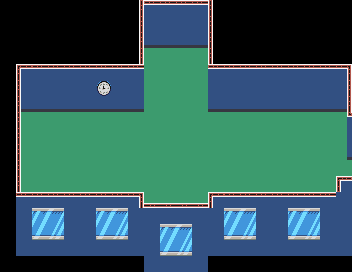

This is a level from a 2D game, rendered from its Tiled map with the project's own tilesets. A one-line summary and the complete map file follow:
An orthogonal 22x17 tile map with 16x16 px tiles, 3 tile layers (tileLayerGround, tileLayerWalls, tileLayerWallsFG), 2 tilesets and 10 objects (4x arquivo, 2x trigger, planta, Player, ennemySpawner).

<map version="1.0" tiledversion="2018.01.23" orientation="orthogonal" renderorder="right-down" width="22" height="17" tilewidth="16" tileheight="16" infinite="0" nextobjectid="16">
 <tileset firstgid="1" source="escritorio.tsx" />
 <tileset firstgid="881" source="objetos.tsx" />
 <layer name="tileLayerGround" width="22" height="17">
  <data encoding="csv">
0,0,0,0,0,0,0,0,0,300,300,300,300,0,0,0,0,0,0,0,0,0,
0,0,0,0,0,0,0,0,0,300,300,300,300,0,0,0,0,0,0,0,0,0,
0,0,0,0,0,0,0,0,0,300,300,300,300,0,0,0,0,0,0,0,0,0,
0,0,0,0,0,0,0,0,0,300,300,300,300,0,0,0,0,0,0,0,0,0,
0,300,300,300,300,300,300,300,300,300,300,300,300,300,300,300,300,300,300,300,300,300,
0,300,300,300,300,300,300,300,300,300,300,300,300,300,300,300,300,300,300,300,300,300,
0,300,300,300,300,300,300,300,300,300,300,300,300,300,300,300,300,300,300,300,300,300,
0,300,300,300,300,300,300,300,300,300,300,300,300,300,300,300,300,300,300,300,300,300,
0,300,300,300,300,300,300,300,300,300,300,300,300,300,300,300,300,300,300,300,300,300,
0,300,300,300,300,300,300,300,300,300,300,300,300,300,300,300,300,300,300,300,300,300,
0,300,300,300,300,300,300,300,300,300,300,300,300,300,300,300,300,300,300,300,300,300,
0,300,300,300,300,300,300,300,300,300,300,300,300,300,300,300,300,300,300,300,300,300,
0,300,300,300,300,300,300,300,300,300,300,300,300,300,300,300,300,300,300,300,300,300,
0,300,300,300,300,300,300,300,300,300,300,300,300,300,300,300,300,300,300,300,300,300,
0,300,300,300,300,300,300,300,300,300,300,300,300,300,300,300,300,300,300,300,300,300,
0,300,300,300,300,300,300,300,300,300,300,300,300,300,300,300,300,300,300,300,300,300,
0,0,0,0,0,0,0,0,0,300,300,300,300,0,0,0,0,0,0,0,0,0
</data>
 </layer>
 <layer name="tileLayerWalls" width="22" height="17">
  <properties>
   <property name="collidable" value="true" />
  </properties>
  <data encoding="csv">
0,0,0,0,0,0,0,0,506,385,385,385,385,504,0,0,0,0,0,0,0,0,
0,0,0,0,0,0,0,0,506,425,425,425,425,504,0,0,0,0,0,0,0,0,
0,0,0,0,0,0,0,0,506,465,465,465,465,504,0,0,0,0,0,0,0,0,
0,0,0,0,0,0,0,0,506,0,0,0,0,504,0,0,0,0,0,0,0,0,
0,384,385,385,385,385,385,385,385,0,0,0,0,385,385,385,385,385,385,385,385,432,
0,424,425,425,425,425,77,425,425,0,0,0,0,425,425,425,425,425,425,425,425,472,
0,464,465,465,465,465,465,465,465,0,0,0,0,465,465,465,465,465,465,465,465,512,
0,504,0,0,0,0,0,0,0,0,0,0,0,0,0,0,0,0,0,0,0,552,
0,504,0,0,0,0,0,0,0,0,0,0,0,0,0,0,0,0,0,0,0,592,
0,504,0,0,0,0,0,0,0,0,0,0,0,0,0,0,0,0,0,0,0,632,
0,504,0,0,0,0,0,0,0,0,0,0,0,0,0,0,0,0,0,0,0,0,
0,504,0,0,0,0,0,0,0,0,0,0,0,0,0,0,0,0,0,0,0,549,
0,385,385,385,385,385,385,385,386,545,545,545,545,384,385,385,385,385,385,385,385,425,
0,425,356,357,425,425,356,357,425,425,471,471,425,425,356,357,425,425,356,357,425,425,
0,425,396,397,425,425,396,397,425,425,356,357,425,425,396,397,425,425,396,397,425,425,
0,425,425,425,425,425,425,425,425,425,396,397,425,425,425,425,425,425,425,425,425,425,
0,0,0,0,0,0,0,0,0,471,471,471,471,0,0,0,0,0,0,0,0,0
</data>
 </layer>
 <objectgroup name="objDecoracao">
  <object id="9" name="arquivo" gid="881" x="155" y="200" width="192" height="192" />
  <object id="10" name="arquivo" gid="881" x="175" y="200" width="192" height="192" />
  <object id="11" name="arquivo" gid="881" x="215" y="200" width="192" height="192" />
  <object id="12" name="arquivo" gid="881" x="195" y="200" width="192" height="192" />
  <object id="14" name="planta" gid="882" x="134" y="204" width="192" height="192" />
  <object id="15" gid="884" x="-49.6667" y="200.667" width="192" height="192" />
 </objectgroup>
 <objectgroup name="objLayer" visible="0">
  <object id="5" name="triggerEvent" type="trigger" gid="219" x="58.5" y="195.166" width="65.3333" height="88.6667">
   <properties>
    <property name="runLuaChain">Say('-Hey!'),
Say('-They know about your project! You have to go! Avoid The agents!'),
closeSay(),
SpawnEnemy(0)
</property>
    <property name="type" value="trigger" />
   </properties>
  </object>
  <object id="6" name="Player" gid="180" x="27.3333" y="158.667" width="16" height="16" />
  <object id="7" name="ennemySpawner" gid="220" x="167.333" y="64.6667" width="16" height="16">
   <properties>
    <property name="id" type="int" value="0" />
   </properties>
  </object>
  <object id="8" name="Exit" type="trigger" x="334.682" y="167.545">
   <point />
  </object>
 </objectgroup>
 <layer name="tileLayerWallsFG" width="22" height="17">
  <data encoding="csv">
0,0,0,0,0,0,0,0,0,0,0,0,0,0,0,0,0,0,0,0,0,0,
0,0,0,0,0,0,0,0,0,0,0,0,0,0,0,0,0,0,0,0,0,0,
0,0,0,0,0,0,0,0,0,0,0,0,0,0,0,0,0,0,0,0,0,0,
0,0,0,0,0,0,0,0,0,0,0,0,0,0,0,0,0,0,0,0,0,0,
0,0,0,0,0,0,0,0,0,0,0,0,0,0,0,0,0,0,0,0,0,0,
0,0,0,0,0,0,0,0,0,0,0,0,0,0,0,0,0,0,0,0,0,0,
0,0,0,0,0,0,0,0,0,0,0,0,0,0,0,0,0,0,0,0,0,0,
0,0,0,0,0,0,0,0,0,0,0,0,0,0,0,0,0,0,0,0,0,0,
0,0,0,0,0,0,0,0,0,0,0,0,0,0,0,0,0,0,0,0,0,0,
0,0,0,0,0,0,0,0,0,0,0,0,0,0,0,0,0,0,0,0,0,0,
0,0,0,0,0,0,0,0,0,0,0,0,0,0,0,0,0,0,0,0,0,0,
0,0,0,0,0,0,0,0,0,0,0,0,0,0,0,0,0,0,0,0,0,0,
0,0,0,0,0,0,0,0,0,0,0,0,0,0,0,0,0,0,0,0,0,0,
0,0,0,0,0,0,0,0,0,0,0,0,0,0,0,0,0,0,0,0,0,0,
0,0,0,0,0,0,0,0,0,0,0,0,0,0,0,0,0,0,0,0,0,0,
0,0,0,0,0,0,0,0,0,0,0,0,0,0,0,0,0,0,0,0,0,0,
0,0,0,0,0,0,0,0,0,0,0,0,0,0,0,0,0,0,0,0,0,0
</data>
 </layer>
</map>